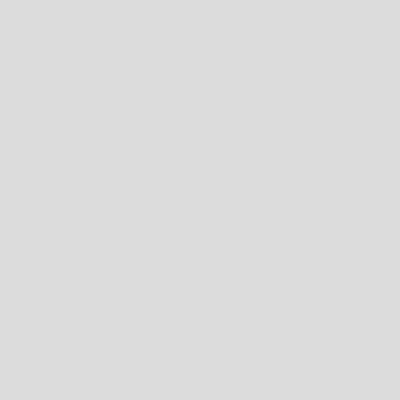
Frame 1 (no input)
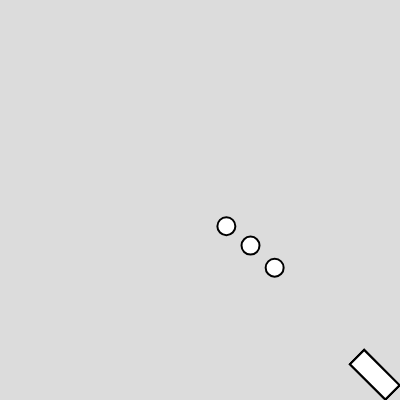
Frame 60 (no input)
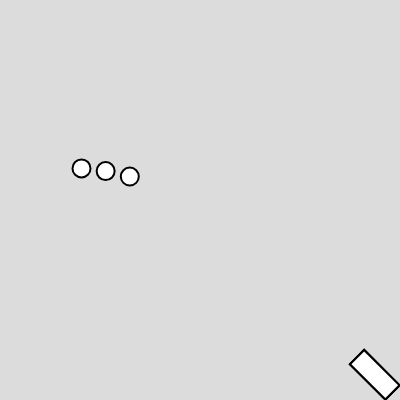
Frame 120 (the mouse pressed at the canvas centre since frame 60)

The p5.js sketch that drew these frames (run headless with seeded random() and noise() and a simulated clock; from frame 60 on, the mouse is pressed at the canvas centre):

// p5.js sketch
// ── sketch.js
let balls=[];
let count=0;
function setup() {
  createCanvas(400, 400);
   
}

function draw() {
  background(220);

  if(frameCount%10===0)
    {
       if(count<3)
         {
          balls.push(new Ball());
          count++;
         } 
      }    
    
  for(let i=0;i<balls.length;i++)
    {      
    let gravity=createVector(0,1);
    balls[i].applyForce(gravity);
    balls[i].update();
    balls[i].checkEdges();
    balls[i].show();
    
    }
}
class Ball{
  constructor()
  {
    this.pos=createVector(350,350);
    this.vel=createVector(map(noise(-1,1),-2,1,15,0),-1);
    this.acc=createVector(0,0);
    this.thrust=createVector(0.5,-4);
    this.applyForce(this.thrust);
    this.vel.mult(-0.8);
    this.r=18;
    this.mass=this.r*2;
  }
  applyTorque(torque)
  {
    let t=p5.Vector.mult(torque,this.r+this.r81/3);
    
  }
 
  applyForce(force)
  {
    let f=p5.Vector.div(force,this.mass);
    this.acc.add(f);
  }
  update()
  {
    this.pos.add(this.vel);
    this.vel.add(this.acc);   
    this.acc.mult(0);
  
  }
  show()
  {
    stroke(0);
    strokeWeight(2);   
    circle(this.pos.x,this.pos.y,this.r);
    push();
    translate(350,350);
    rotate(-PI/4);
    rect(-10,10,20,50);
    pop();
  }
  checkEdges()
  {
    if(this.pos.x>width-this.r || this.pos.x<=this.r)
      {
        this.vel.x*=-0.8;
         if(abs(this.vel.x)<=0.99)
          {
            this.vel.x=0;
          }
      }
    if(this.pos.y>=height-this.r)
      {
        this.vel.y*=-0.8;
        if(abs(this.vel.y)<=0.99)
          {
            this.vel.y=0;
          }
      }
  }
}
